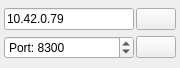
        <widget class="QWidget" name="page_2">
         <property name="geometry">
          <rect>
           <x>0</x>
           <y>0</y>
           <width>180</width>
           <height>68</height>
          </rect>
         </property>
         <attribute name="label">
          <string>UDP Connection</string>
         </attribute>
         <layout class="QGridLayout" name="gridLayout">
          <property name="leftMargin">
           <number>4</number>
          </property>
          <property name="topMargin">
           <number>4</number>
          </property>
          <property name="rightMargin">
           <number>4</number>
          </property>
          <property name="bottomMargin">
           <number>4</number>
          </property>
          <property name="spacing">
           <number>2</number>
          </property>
          <item row="1" column="0">
           <widget class="QSpinBox" name="udpPortBox">
            <property name="toolTip">
             <string>Port</string>
            </property>
            <property name="prefix">
             <string>Port: </string>
            </property>
            <property name="maximum">
             <number>65535</number>
            </property>
            <property name="value">
             <number>8300</number>
            </property>
           </widget>
          </item>
          <item row="0" column="0">
           <widget class="QLineEdit" name="udpIpEdit">
            <property name="toolTip">
             <string>Host</string>
            </property>
            <property name="text">
             <string>10.42.0.79</string>
            </property>
           </widget>
          </item>
          <item row="1" column="1">
           <widget class="QPushButton" name="udpPingButton">
            <property name="sizePolicy">
             <sizepolicy hsizetype="Fixed" vsizetype="Fixed">
              <horstretch>0</horstretch>
              <verstretch>0</verstretch>
             </sizepolicy>
            </property>
            <property name="toolTip">
             <string>Ping</string>
            </property>
            <property name="text">
             <string/>
            </property>
            <property name="icon">
             <iconset resource="resources.qrc">
              <normaloff>:/models/Icons/Ping Pong-96.png</normaloff>:/models/Icons/Ping Pong-96.png</iconset>
            </property>
           </widget>
          </item>
          <item row="0" column="1">
           <widget class="QPushButton" name="udpConnectButton">
            <property name="enabled">
             <bool>true</bool>
            </property>
            <property name="sizePolicy">
             <sizepolicy hsizetype="Fixed" vsizetype="Fixed">
              <horstretch>0</horstretch>
              <verstretch>0</verstretch>
             </sizepolicy>
            </property>
            <property name="toolTip">
             <string>Connect</string>
            </property>
            <property name="text">
             <string/>
            </property>
            <property name="icon">
             <iconset resource="resources.qrc">
              <normaloff>:/models/Icons/Connected-96.png</normaloff>:/models/Icons/Connected-96.png</iconset>
            </property>
           </widget>
          </item>
         </layout>
        </widget>
